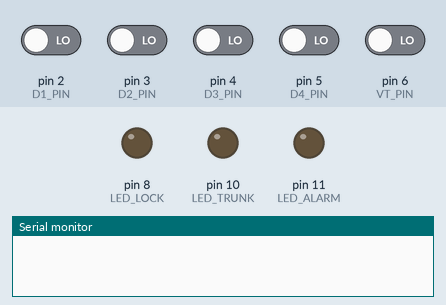
Recording of a sketch running on a simulated Arduino Uno, built with avr-gcc and run on an emulated ATmega328P. Parts: output pins drawn as LEDs (lit = HIGH), the last lines printed to the serial monitor. Dashed ring = blinking. Inputs (shaded band) come from the test bench; at power-on: pin 2 (D1_PIN), pin 3 (D2_PIN), pin 4 (D3_PIN), pin 5 (D4_PIN), pin 6 (VT_PIN) LOW.

Above: at 1.2 s.
1.3 s: pin 3 (D2_PIN) driven HIGH and pin 6 (VT_PIN) driven HIGH
At 1.4 s:
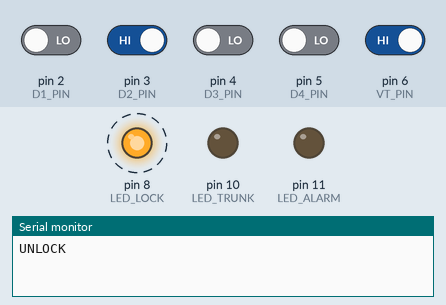
3.4 s: pin 4 (D3_PIN) driven HIGH
At 3.47 s:
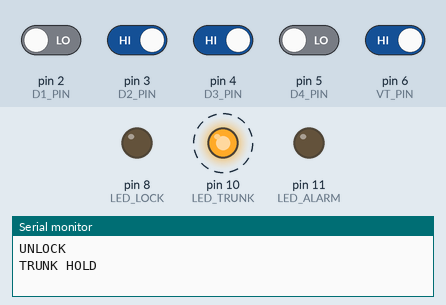
6.4 s: pin 5 (D4_PIN) driven HIGH
At 6.77 s:
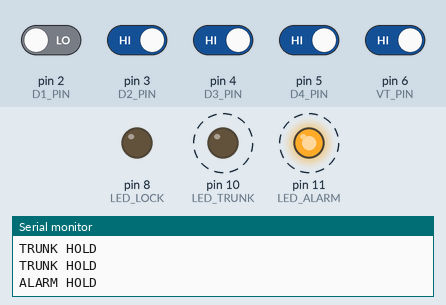
9.4 s: pin 6 (VT_PIN) driven LOW
At 10.4 s:
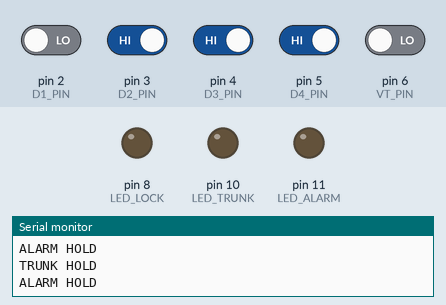
10.9 s: pin 6 (VT_PIN) driven HIGH
At 10.97 s:
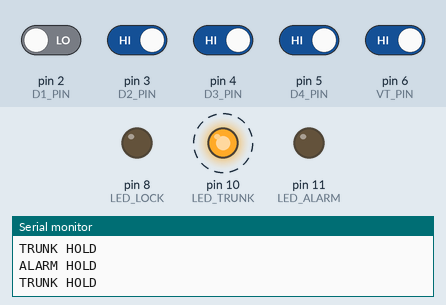
13.9 s: pin 2 (D1_PIN) driven HIGH
At 14.4 s:
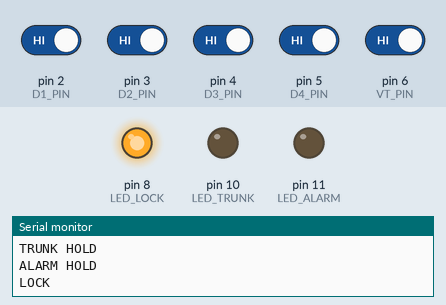
Timing chart, 0 to 17.9 s (numbered marks = the images above; inputs shaded):
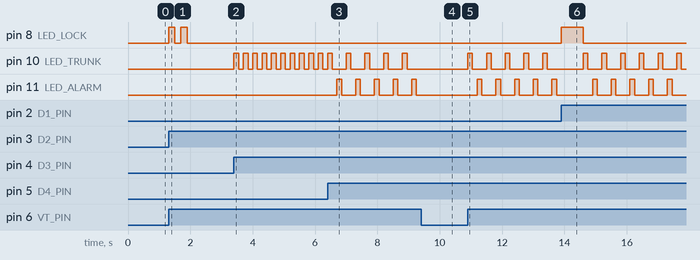

Measured:
- after the input at 1.3 s, pin 8 (LED_LOCK): alternates HIGH for 0.20 s and LOW for 0.20 s, 4 changes in all, then stays LOW, starting at once
- after the input at 3.4 s, pin 10 (LED_TRUNK): alternates HIGH for 0.15 s and LOW for 0.15 s, starting at once
- after the input at 6.4 s, pin 10 (LED_TRUNK): alternates HIGH for 0.15 s and LOW for 0.45 s, starting after 0.60 s; pin 11 (LED_ALARM): alternates HIGH for 0.15 s and LOW for 0.45 s, starting after 0.30 s
- after the input at 9.4 s, pin 10 (LED_TRUNK), pin 11 (LED_ALARM): stops changing and stays LOW
- after the input at 10.9 s, pin 10 (LED_TRUNK): alternates HIGH for 0.15 s and LOW for 0.45 s, starting at once; pin 11 (LED_ALARM): alternates HIGH for 0.15 s and LOW for 0.45 s, starting after 0.30 s
- after the input at 13.9 s, pin 8 (LED_LOCK): LOW → HIGH at once, → LOW 0.70 s later

The sketch:

Car_Design.ino
```cpp
#define D1_PIN 2
#define D2_PIN 3
#define D3_PIN 4
#define D4_PIN 5
#define VT_PIN 6

#define LED_LOCK 8
#define LED_TRUNK 10
#define LED_ALARM 11

// Previous states
int prev_d1 = LOW;
int prev_d2 = LOW;
int prev_d3 = LOW;
int prev_d4 = LOW;

void setup() {
  pinMode(D1_PIN, INPUT);
  pinMode(D2_PIN, INPUT);
  pinMode(D3_PIN, INPUT);
  pinMode(D4_PIN, INPUT);
  pinMode(VT_PIN, INPUT);

  pinMode(LED_LOCK, OUTPUT);
  pinMode(LED_TRUNK, OUTPUT);
  pinMode(LED_ALARM, OUTPUT);

  digitalWrite(LED_LOCK, LOW);
  digitalWrite(LED_TRUNK, LOW);
  digitalWrite(LED_ALARM, LOW);

  Serial.begin(9600);
}

void blinkLED(int pin, int times) {
  if (times == 1) {
    // Long single blink (LOCK)
    digitalWrite(pin, HIGH);
    delay(700);
    digitalWrite(pin, LOW);
    return;
  }

  // Double blink (UNLOCK)
  for (int i = 0; i < times; i++) {
    digitalWrite(pin, HIGH);
    delay(200);
    digitalWrite(pin, LOW);
    delay(200);
  }
}

void loop() {
  int vt = digitalRead(VT_PIN);

  int d1 = digitalRead(D1_PIN);
  int d2 = digitalRead(D2_PIN);
  int d3 = digitalRead(D3_PIN);
  int d4 = digitalRead(D4_PIN);

  if (vt == HIGH) {

    // LOCK — one long blink
    if (d1 == HIGH && prev_d1 == LOW) {
      Serial.println("LOCK");
      blinkLED(LED_LOCK, 1);
    }

    // UNLOCK — double blink
    if (d2 == HIGH && prev_d2 == LOW) {
      Serial.println("UNLOCK");
      blinkLED(LED_LOCK, 2);
    }

    // TRUNK — blink continuously while holding button
    if (d3 == HIGH) {
      Serial.println("TRUNK HOLD");
      digitalWrite(LED_TRUNK, HIGH);
      delay(150);
      digitalWrite(LED_TRUNK, LOW);
      delay(150);
    }

    // ALARM — blink continuously while holding button
    if (d4 == HIGH) {
      Serial.println("ALARM HOLD");
      digitalWrite(LED_ALARM, HIGH);
      delay(150);
      digitalWrite(LED_ALARM, LOW);
      delay(150);
    }
  }

  // Update previous states
  prev_d1 = d1;
  prev_d2 = d2;
  prev_d3 = d3;
  prev_d4 = d4;
}
```
